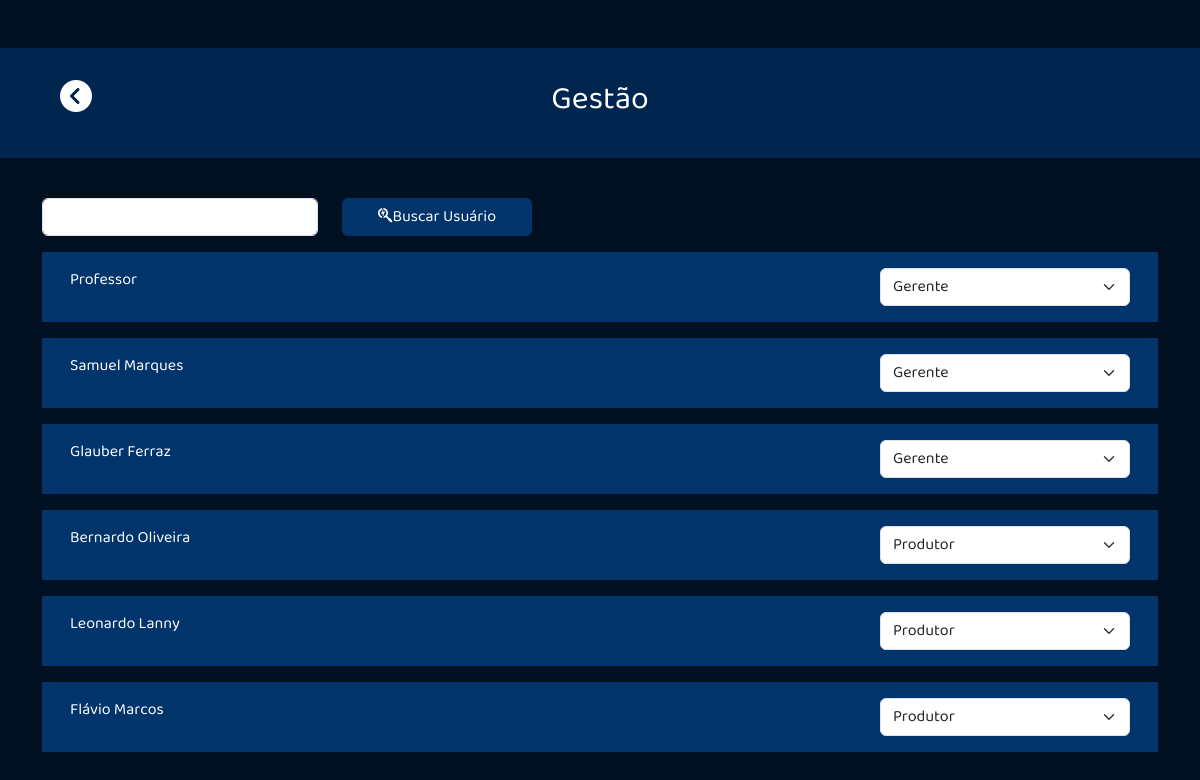
The page /acessos on the database its author committed.
### src/models/user.py (models this page shows, shortened)
class User(db.Model):
    id_user = db.Column(db.Integer, primary_key = True)
    id_user_role = db.Column(db.Integer, db.ForeignKey(UserRole.id_user_role), default = 5, nullable = True)
    user_role = db.relationship('UserRole', backref='user_user_role', foreign_keys=[id_user_role])
    user_name = db.Column(db.String(80), unique = True, nullable = False)
    email = db.Column(db.String(120), unique = True, nullable = False)
    password = db.Column(db.Text(), nullable = False)
    created_at = db.Column(db.DateTime, default=datetime.now())
    updated_at = db.Column(db.DateTime, default=datetime.now())

### src/views/index.py (the view)
@index_views.route('/acessos', methods=['GET'])
def permissions_page():
    users = User.query.all()
    usr = []
    for user in users:
        user_role = None
        if user.id_user_role != None:
            user_role = user.user_role.user_role
        usr.append({
            "id_user": user.id_user,
            "user_role": user_role,
            "user_name": user.user_name,
            "email": user.email,
            "password": user.password,
            "created_at": user.created_at,
            "updated_at": user.updated_at
        })
    user_roles = UserRole.query.all()
    roles = []
    for user_role in user_roles:
        roles.append({
            "id_user_role": user_role.id_user_role,
            "user_role": user_role.user_role,
        })
    return render_template('permissions.html', user_role = roles, users = usr)

### src/templates/permissions.html (shortened to what this page needs)
<!DOCTYPE html>
<html>
<head>
    <link rel='stylesheet' type='text/css' media='screen' href='/static/css/main.css'>
    <link href="https://cdn.jsdelivr.net/npm/bootstrap@5.3.0-alpha1/dist/css/bootstrap.min.css" rel="stylesheet">
    <link rel="stylesheet" href="https://site-assets.fontawesome.com/releases/v6.3.0/css/all.css">
</head>
<body class="bg-dark-blue">
    <div class="mb-4 bg-blue d-flex align-middle mt-5">
        <div class="container-fluid py-3 d-flex justify-content-around">
            <div class="col py-3 d-flex justify-content-start">
                <a href="/gestao" style="margin-left : 3rem"><i class="fa-solid fa-circle-chevron-left fa-2x"></i></a>
            </div>
            <div class="col py-3 d-flex justify-content-center">
                <h2>Gestão</h2>
            </div>
            <div class="col py-3 d-flex justify-content-start">
            </div>
        </div>
    </div>
    <div class="container-md d-flex justify-content-start" >
        <div class="row mt-3 mb-3" >
            <div class="col" style="width:350px;">
                <input type="text" id="search" class="form-control" />
            </div>
            <div class="col" style="width:250px;">
                <button type="submit" id="bt-submit" class="btn btn-basic" onclick="search_user()"><i class="fa-brands fa-searchengin"></i>Buscar Usuário</button>
            </div>
        </div>
    </div>
    <div id="lista" class="container-lg">
        {% for user in users %}
        <div id="{{user.id_user}}" style="display: block;" class="user container-md bg-light-blue d-flex justify-content-between align-content-center ml-0 mb-3">
            <p class="m-3">{{ user.user_name }}</p>
            <select onchange="check_option(this)"
                class="form-select m-3"
                aria-label="Atribuir perfil de acesso"
                style="width:250px">
                {% for role in user_role %}
                    <option value="{{ role.id_user_role }}" {% if role.user_role == user.user_role %} selected="selected" {% endif %}>{{ role.user_role }}</option>
                {% endfor %}
            </select>
        </div>
        {% endfor %}
    </div>
</body>
</html>

### src/static/css/main.css (style rules this page uses)
:root { --bg-color: #43627f; --bg-light-color: #7b99b6; --azul-escuro: #001021; --azul-medio : #00264F; --azul-claro : #00346B; --azul-claro-selecionado: #064e9c; --azul-mais-claro : #76b7fd; }
body { color: white !important; font-family: Baloo !important; }
a { color: white !important; text-decoration: none !important; }
.bg-dark-blue { background-color: var(--azul-escuro) !important; }
.bg-blue { background-color: var(--azul-medio) !important; }
.bg-light-blue { background-color: var(--azul-claro) !important; transition: ease; transition-duration: 100ms; }
.btn-basic { color: white !important; padding-left: 35px !important; padding-right: 35px !important; background-color: var(--azul-claro) !important; transition: ease; transition-duration: 100ms; }

### rows shown on the page
User: user_name "Professor"
User: user_name "Samuel Marques"
User: user_name "Glauber Ferraz"
User: user_name "Bernardo Oliveira"
User: user_name "Leonardo Lanny"
User: user_name "Flávio Marcos"

### other values the page prints
form field value "Gerente"
form field value "Produtor"
